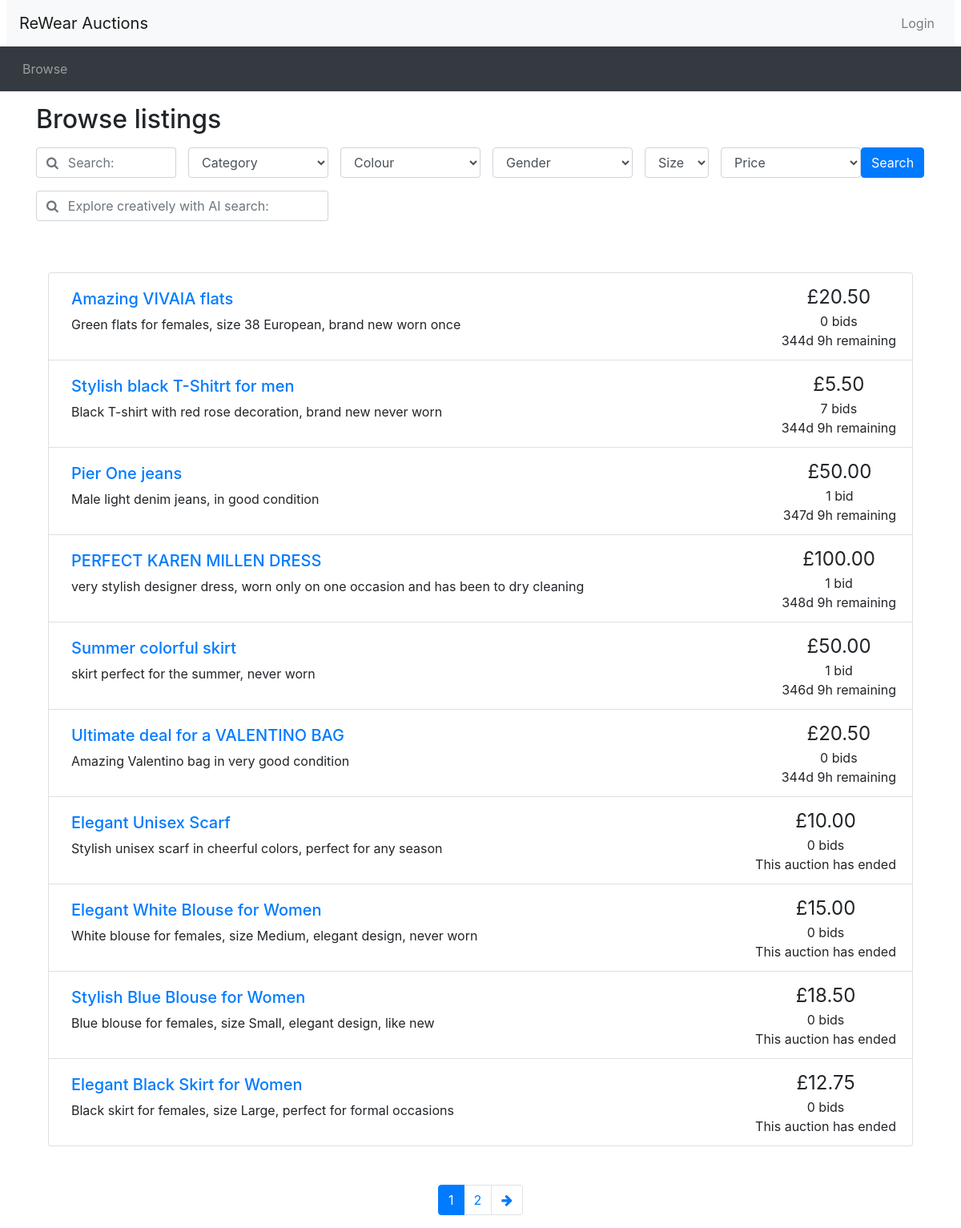
Screenshot of /browse.php with the database file from the repository.
### tables this page shows
CREATE TABLE Auctions (
    auctionID INT(10) AUTO_INCREMENT,
    auctionStartDate DATETIME NOT NULL,
    auctionEndDate DATETIME NOT NULL,
    auctionStartingPrice DOUBLE(10,2) NOT NULL, 
    auctionReservePrice DOUBLE(10,2),
    auctionName VARCHAR(100) NOT NULL,
    auctionDescription VARCHAR(500),
    auctionPicture VARCHAR(100),
    sellerID INT(10),
    categoryType VARCHAR(100),
    categoryColor VARCHAR(100),
    categoryGender VARCHAR(100),
    categorySize VARCHAR(100),
    PRIMARY KEY(auctionID),
    FOREIGN KEY (sellerID) REFERENCES Users (userID) ON UPDATE CASCADE ON DELETE CASCADE,
    FOREIGN KEY (categoryType) REFERENCES CategoryClothsType (categoryType) ON UPDATE CASCADE ON DELETE RESTRICT,
    FOREIGN KEY (categoryColor) REFERENCES CategoryColorType (categoryColor) ON UPDATE CASCADE ON DELETE RESTRICT,
    FOREIGN KEY (categoryGender) REFERENCES categoryGenderType (categoryGender) ON UPDATE CASCADE ON DELETE RESTRICT,
    FOREIGN KEY (categorySize) REFERENCES categorySizeType (categorySize) ON UPDATE CASCADE ON DELETE RESTRICT
);

### database_connection.php (called while the page is built, shortened)
<?php
function connect()
{
    $configFile = 'Database_host.txt';
    $configData = file($configFile, FILE_IGNORE_NEW_LINES | FILE_SKIP_EMPTY_LINES);
    $dbConfig = [];
    foreach ($configData as $line) {
       list($key, $value) = explode('=', $line);
       $dbConfig[$key] = $value;
    }
    $connection = mysqli_connect($dbConfig['host'], $dbConfig['username'], $dbConfig['password'], $dbConfig['DB_name']);
    return $connection;
}
function send_query($query)
{
    $connection = connect();
    $result = mysqli_query($connection, $query);
    return $result;
}
?>

### browse.php (the view, shortened to what this page needs)
<?php include_once("header.php")?>
<?php require("utilities.php")?>
<?php require('database_connection.php')?>
<div class="container">
<h2 class="my-3">Browse listings</h2>
<div id="searchSpecs">
<?php
$conn = connect();
if (isset($_GET['cat'])) {
  $category = $_GET['cat'];
} else {
  $category = "all";
}
if (isset($_GET['order_by'])) {
  $ordering = $_GET['order_by'];
} else {
  $ordering = 'Price';
}
if (isset($_GET['colour'])) {
  $colour = $_GET['colour'];
} else {
  $colour = 'all';
}
if (isset($_GET['gender'])) {
  $gender = $_GET['gender'];
} else {
  $gender = 'all';
}
if (isset($_GET['size'])) {
  $size = $_GET['size'];
} else {
  $size = 'all';
}
?>
<form method="get" action="browse.php">
  <div class="row">
    <div class="col-md-2 pr-0">
      <div class="form-group">
	    <div class="input-group">
          <div class="input-group-prepend">
            <span class="input-group-text bg-transparent pr-0 text-muted">
              <i class="fa fa-search"></i>
            </span>
          </div>
          <input type="text" class="form-control border-left-0" id="keyword" name="keyword" placeholder= "Search:" value ="<?php echo isset($_GET['keyword']) ? htmlspecialchars($_GET['keyword']) : ''; ?>">
        </div>
      </div>
    </div>
    <div class="col-md-2 pr-0">
      <div class="form-group">
        <select class="form-control" id="cat" name="cat">
        <option value="all" <?php echo $category === 'all' ? 'selected' : '' ?>>Category</option>
        </select>
      </div>
    </div>
    <div class="col-md-2 pr-0">
  <div class="form-group">
    <select class="form-control" id="colour" name="colour">
    <option value="all" <?php echo $colour === 'all' ? 'selected' : '' ?>>Colour</option>
    </select>
  </div>
</div>
<div class="col-md-2 pr-0">
  <div class="form-group">
    <select class="form-control" id="gender" name="gender">
      <option value="all">Gender</option>
    </select>
  </div>
</div>
<div class="col-md-1 pr-0">
  <div class="form-group">
    <select class="form-control" id="size" name="size">
      <option value="all">Size</option>
    </select>
  </div>
</div>
    <div class="col-md-2 pr-0">
      <div class="form-group">
        <select class="form-control" id="order_by" name="order_by">
        <option value = "Price" >Price</option>
        </select>
      </div>
    </div>
    <div class="col-md-1 px-0">
      <button type="submit" class="btn btn-primary">Search</button>
    </div>
  </div>
  <div class="row">
    <div class="col-md-4 pr-0">
  <div class="form-group">
      <div class="form-group">
	    <div class="input-group">
          <div class="input-group-prepend">
            <span class="input-group-text bg-transparent pr-0 text-muted">
              <i class="fa fa-search"></i>
            </span>
          </div>
         <input type="text" class="form-control border-left-0" id="AIkeyword" name="AIkeyword" placeholder= "Explore creatively with AI search:" value ="<?php echo isset($_GET['AIkeyword']) ? htmlspecialchars($_GET['AIkeyword']) : ''; ?>">
        </div>
      </div>
    </div>
</div>
</form>
</div>
<?php
  $keyword = isset($_GET['keyword']) ? sanitise_input($_GET['keyword']) : "";
  $AIkeyword = isset($_GET['AIkeyword']) ? sanitise_input($_GET['AIkeyword']) : "";
  if (!isset($_GET['cat'])) {
    $category = "Category";
  } else {
    $category = $_GET['cat'];
  }
  if (!isset($_GET['order_by'])) {
    $ordering = 'Price';
  } else {
    $ordering = $_GET['order_by'];
  }
  if (isset($_GET['page']) && is_numeric($_GET['page']) && $_GET['page'] > 0) {
    $curr_page = (int) $_GET['page'];
} else {
    $curr_page = 1;
}
  if (!isset($_GET['colour'])) {
    $colour = 'All Colours';
  } else {
    $colour = $_GET['colour'];
  }
  if (!isset($_GET['gender'])) {
    $gender = 'Gender';
  }
$results_per_page = 10;
$start_from = ($curr_page - 1) * $results_per_page;
$paginationResult = null;
$isFormSubmitted = isset($_GET['keyword']) || isset($_GET['cat']) || isset($_GET['colour']) || isset ($_GET['gender']) || isset($_GET['size']) || isset($_GET['order_by']) || isset($_GET['AIkeyword']);
if ($isFormSubmitted) {
$query ='SELECT
            a.auctionID,
            a.auctionName,
            a.auctionStartingPrice,
            a.auctionDescription,
            a.categoryType,
            a.auctionEndDate,
            a.categoryColor,
            a.categoryGender,
            a.categorySize,
            a.auctionStartingPrice,
            mb.highestBid,
            COALESCE(mb.highestBid, a.auctionStartingPrice) as currentPrice,
            COUNT(b.bidID) as numBids
          FROM
            Auctions a
          LEFT JOIN
          Bids b ON a.auctionID = b.auctionID
          LEFT JOIN
            (SELECT
                auctionID,
                MAX(bidValue) AS highestBid
            FROM
                Bids
            GROUP BY
                auctionID
            ) mb ON a.auctionID = mb.auctionID
            WHERE 1 ';
    $countQuery = "SELECT COUNT(DISTINCT a.auctionID) AS total FROM Auctions a LEFT JOIN Bids b ON a.auctionID = b.auctionID LEFT JOIN (SELECT auctionID, MAX(bidValue) AS highestBid FROM Bids GROUP BY auctionID) mb ON a.auctionID = mb.auctionID WHERE 1";
  if (!empty($keyword) && !empty($AIkeyword)) {
    $combinedSearchTerm = mysqli_real_escape_string($conn, $keyword . ' ' . $AIkeyword);
    $query .= " AND MATCH (auctionDescription) AGAINST ('" . $combinedSearchTerm . "' IN NATURAL LANGUAGE MODE) ";
    $countQuery .= " AND MATCH (auctionDescription) AGAINST ('" . $combinedSearchTerm . "' IN NATURAL LANGUAGE MODE) ";
  } else {
    if (!empty($AIkeyword)) {
      $AIkeyword = mysqli_real_escape_string($conn, $AIkeyword);
      $query .= " AND MATCH (auctionDescription) AGAINST ('" . $AIkeyword . "' IN NATURAL LANGUAGE MODE) ";
      $countQuery .= " AND MATCH (auctionDescription) AGAINST ('" . $AIkeyword . "' IN NATURAL LANGUAGE MODE) ";
  }
  if (!empty($keyword)) {
      $keyword = mysqli_real_escape_string($conn, $keyword);
      $query .= " AND MATCH (auctionName) AGAINST ('" . $keyword . "' IN NATURAL LANGUAGE MODE) ";
      $countQuery .= " AND MATCH (auctionName) AGAINST ('" . $keyword . "' IN NATURAL LANGUAGE MODE) ";
  }
}
  if ($category != 'all') {
    $category = mysqli_real_escape_string($conn,$category);
    $query .=  " AND categoryType = '" . $category . "' ";
    $countQuery .=  " AND categoryType = '" . $category . "' ";
  }
  if ($colour != 'all') {
    $colour = mysqli_real_escape_string($conn, $colour);
    $query .= " AND categoryColor = '" . $colour . "' ";
    $countQuery .= " AND categoryColor = '" . $colour . "' ";
  }
if ($gender != 'all') {
  $gender = mysqli_real_escape_string($conn, $gender);
  $query .= " AND categoryGender = '" .$gender . "' ";
  $countQuery .= " AND categoryGender =  '" .$gender . "' ";
}
if ($size != 'all') {
  $size = mysqli_real_escape_string($conn, $size);
  $query .= " AND categorySize = '" .$size . "' ";
  $countQuery .= " AND categorySize = '" .$size . "' ";
}
$query .= ' GROUP BY a.auctionID, a.auctionName, a.auctionStartingPrice, a.auctionDescription, a.categoryType, a.auctionEndDate, a.categoryColor, a.categoryGender, a.categorySize';
  switch($ordering) {
    case 'pricelow':
      $query .= ' ORDER BY COALESCE (mb.highestBid, a.auctionStartingPrice) ASC ';
      break;
    case 'pricehigh':
      $query .= ' ORDER BY COALESCE (mb.highestBid, a.auctionStartingPrice) DESC ';
      break;
    case 'date':
      $query .= ' ORDER BY auctionEndDate ASC ';
      break;
    }
    $countQuery .= ' GROUP BY a.auctionID';
  $paginationCount = send_query($countQuery);
  if (!$paginationCount){
  die('SQL error: ln 378 paginationresult '.mysqli_error($conn));
  }
  $query .= " LIMIT $start_from, $results_per_page";
  $paginationResult = send_query($query);
  if (!$paginationResult){
      die('SQL error: '.mysqli_error($conn));
  }
} else {
  $defaultCountQuery = "SELECT COUNT(DISTINCT a.auctionID) AS total FROM Auctions a LEFT JOIN Bids b ON a.auctionID = b.auctionID LEFT JOIN (SELECT auctionID, MAX(bidValue) AS highestBid FROM Bids GROUP BY auctionID) mb ON a.auctionID = mb.auctionID WHERE 1";
  $defaultQuery = 'SELECT
  a.auctionID,
  MAX(a.auctionName) as auctionName,
  MAX(a.auctionStartingPrice) as auctionStartingPrice,
  MAX(a.auctionDescription) as auctionDescription,
  MAX(a.categoryType) as categoryType,
  MAX(a.auctionEndDate) as auctionEndDate,
  MAX(a.categoryColor) as categoryColor,
  MAX(a.categoryGender) as categoryGender,
  MAX(a.categorySize) as categorySize,
  MAX(COALESCE(mb.highestBid, a.auctionStartingPrice)) as currentPrice,
  COUNT(b.bidID) as numBids
FROM
  Auctions a
LEFT JOIN
  Bids b ON a.auctionID = b.auctionID
LEFT JOIN
  (SELECT
    auctionID,
    MAX(bidValue) AS highestBid
  FROM
    Bids
  GROUP BY
    auctionID
  ) mb ON a.auctionID = mb.auctionID
WHERE 1 ';
$defaultQuery .= ' GROUP BY a.auctionID';
$defaultCountQuery .= ' GROUP BY a.auctionID';
$paginationCount = send_query($defaultCountQuery);
$defaultQuery .=  " LIMIT $start_from, $results_per_page";
$paginationResult = send_query($defaultQuery);
}
$num_results = mysqli_num_rows($paginationCount);
$max_page = ceil($num_results / $results_per_page);
?>
<div class="container mt-5">
<?php
if (mysqli_num_rows($paginationResult)==0) {
  echo '<p> ! ! ! No listings were found under the given criteria ! ! ! </p>';
} else {
  ?>
<ul class="list-group">
<?php
  while ($row = mysqli_fetch_assoc($paginationResult)){
    $item_id = $row['auctionID'];
    $title = $row['auctionName'];
    $description = $row['auctionDescription'];
    $current_price = isset($row['highestBid']) ? $row['highestBid'] : $row['auctionStartingPrice'];
    $num_bids = $row['numBids'];
    $end_date = new DateTime($row['auctionEndDate']);
    print_listing_li($item_id, $title, $description, $current_price, $num_bids, $end_date);
  }
}
?>
</ul>
<nav aria-label="Search results pages" class="mt-5">
  <ul class="pagination justify-content-center">
<?php
  $querystring = "";
  $high_page_boost = max(3 - $curr_page, 0);
  $low_page_boost = max(2 - ($max_page - $curr_page), 0);
  $low_page = max(1, $curr_page - 2 - $low_page_boost);
  $high_page = min($max_page, $curr_page + 2 + $high_page_boost);
  for ($i = $low_page; $i <= $high_page; $i++) {
    if ($i == $curr_page) {
    echo '<li class="page-item active"><a class="page-link" href="#">' . $i . '</a></li>';
    } else {
      echo '<li class="page-item"><a class="page-link" href="browse.php?' . $querystring . 'page=' . $i . '">' . $i . '</a></li>';
    }
  }
  if ($curr_page != $max_page) {
    echo('
    <li class="page-item">
      <a class="page-link" href="browse.php?' . $querystring . 'page=' . ($curr_page + 1) . '" aria-label="Next">
        <span aria-hidden="true"><i class="fa fa-arrow-right"></i></span>
        <span class="sr-only">Next</span>
      </a>
    </li>');
  }
?>
  </ul>
</nav>
</div>
<?php include_once("footer.php")?>

### utilities.php (shortened to what this page needs)
<?php
function display_time_remaining($interval) {
    if ($interval->days == 0 && $interval->h == 0) {
      $time_remaining = $interval->format('%im %Ss');
    }
    else if ($interval->days == 0) {
      $time_remaining = $interval->format('%hh %im');
    }
    else {
      $time_remaining = $interval->format('%ad %hh');
    }
  return $time_remaining;
}
function print_listing_li($item_id, $title, $desc, $price, $num_bids, $end_time)
{
  if (strlen($desc) > 250) {
    $desc_shortened = substr($desc, 0, 250) . '...';
  }
  else {
    $desc_shortened = $desc;
  }
  if ($num_bids == 1) {
    $bid = ' bid';
  }
  else {
    $bid = ' bids';
  }
  $now = new DateTime();
  if ($now > $end_time) {
    $time_remaining = 'This auction has ended';
  }
  else {
    $time_to_end = date_diff($now, $end_time);
    $time_remaining = display_time_remaining($time_to_end) . ' remaining';
  }
  echo('
    <li class="list-group-item d-flex justify-content-between">
    <div class="p-2 mr-5"><h5><a href="listing.php?item_id=' . $item_id . '">' . $title . '</a></h5>' . $desc_shortened . '</div>
    <div class="text-center text-nowrap"><span style="font-size: 1.5em">£' . number_format($price, 2) . '</span><br/>' . $num_bids . $bid . '<br/>' . $time_remaining . '</div>
  </li>'
  );
}
?>

### rows the page displays
auctions: title "Amazing VIVAIA flats", desc_shortened "Green flats for females, size 38 European, brand new worn once", price "20.50", num_bids "0", bid "bids", time_remaining "344d 9h remaining"
auctions: title "Stylish black T-Shitrt for men", desc_shortened "Black T-shirt with red rose decoration, brand new never worn", price "5.50", num_bids "7", bid "bids", time_remaining "344d 9h remaining"
auctions: title "Pier One jeans", desc_shortened "Male light denim jeans, in good condition", price "50.00", num_bids "1", bid "bid", time_remaining "347d 9h remaining"
auctions: title "PERFECT KAREN MILLEN DRESS", desc_shortened "very stylish designer dress, worn only on one occasion and has been to dry cleaning", price "100.00", num_bids "1", bid "bid", time_remaining "348d 9h remaining"
auctions: title "Summer colorful skirt", desc_shortened "skirt perfect for the summer, never worn", price "50.00", num_bids "1", bid "bid", time_remaining "346d 9h remaining"
auctions: title "Ultimate deal for a VALENTINO BAG", desc_shortened "Amazing Valentino bag in very good condition", price "20.50", num_bids "0", bid "bids", time_remaining "344d 9h remaining"
auctions: title "Elegant Unisex Scarf", desc_shortened "Stylish unisex scarf in cheerful colors, perfect for any season", price "10.00", num_bids "0", bid "bids", time_remaining "This auction has ended"
auctions: title "Elegant White Blouse for Women", desc_shortened "White blouse for females, size Medium, elegant design, never worn", price "15.00", num_bids "0", bid "bids", time_remaining "This auction has ended"
auctions: title "Stylish Blue Blouse for Women", desc_shortened "Blue blouse for females, size Small, elegant design, like new", price "18.50", num_bids "0", bid "bids", time_remaining "This auction has ended"
auctions: title "Elegant Black Skirt for Women", desc_shortened "Black skirt for females, size Large, perfect for formal occasions", price "12.75", num_bids "0", bid "bids", time_remaining "This auction has ended"
